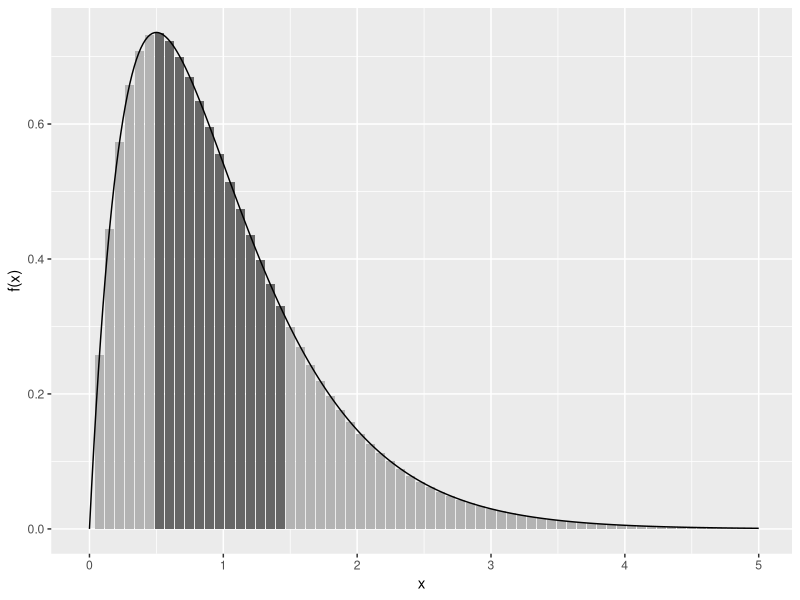
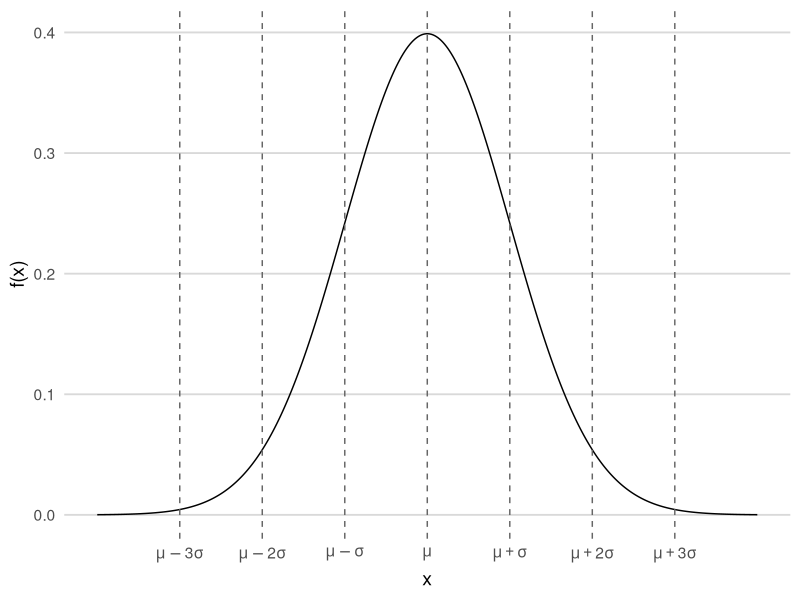
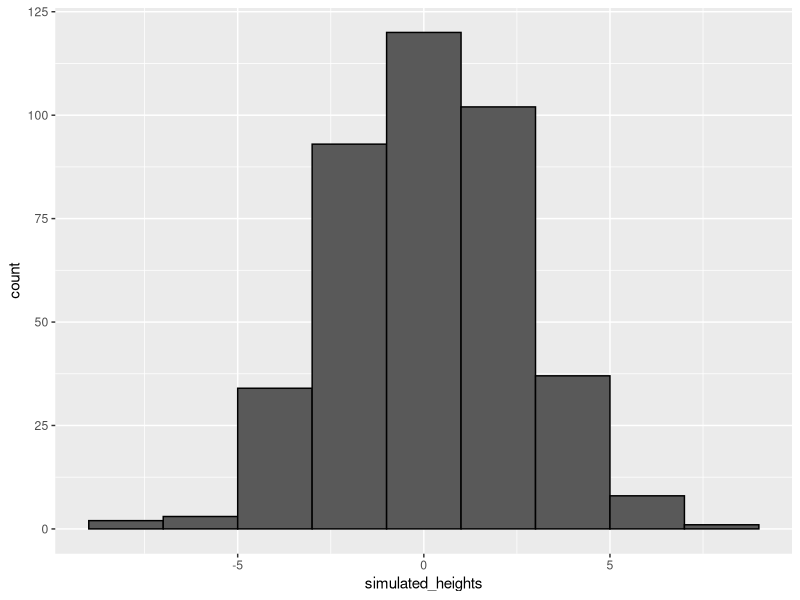
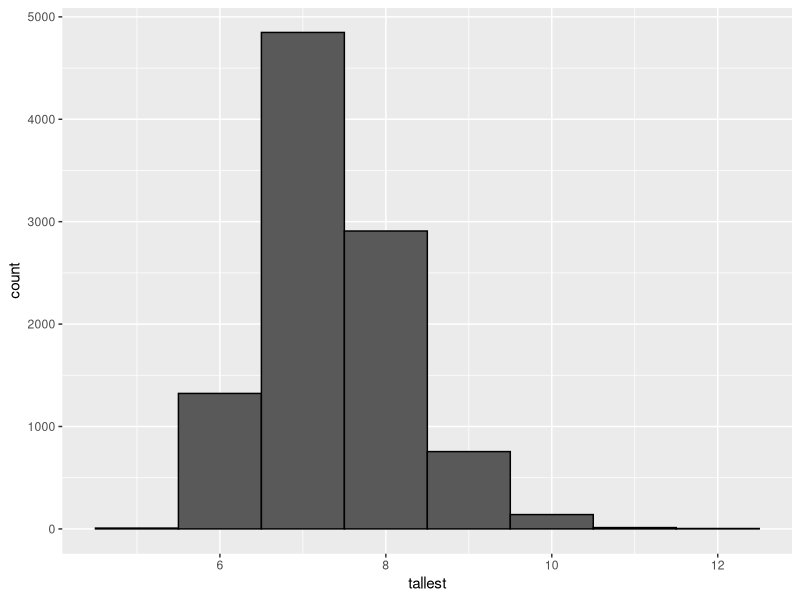

The R source for these figures, in order:
## ---- chunk 1
library(tidyverse)
library(dslabs)
x <- heights |> filter(sex == "Male") |> pull(height)
## ---- chunk 2
F <- function(a) mean(x <= a)
## ---- chunk 3
1 - F(70.5)
## ---- chunk 4
cont <- data.frame(x = seq(0, 5, len = 300))
cont$y <- dgamma(cont$x, 2, 2)
disc <- data.frame(x = seq(0, 5, 0.075))
disc$y <-  dgamma(disc$x, 2, 2)
disc$ab <- disc$x > 0.5 & disc$x < 1.5
ggplot(mapping = aes(x, y)) +
  geom_col(aes(fill = ab), data = disc, show.legend = FALSE) +
  geom_line(data = cont) +
  ylab("f(x)") + 
  scale_fill_manual(values = c("grey70", "grey40"))
## ---- chunk 5
#| echo: false

m <- 0
s <- 1

# Generate normal density
x <- seq(m - 4*s, m + 4*s, length.out = 400)
df <- data.frame(x = x, f = dnorm(x, mean = m, sd = s))

# Points of interest
marks <- c(m - 3*s, m - 2*s, m - s, m, m + s, m + 2*s, m + 3*s)
labels <- c(
  expression(mu - 3*sigma),
  expression(mu - 2*sigma),
  expression(mu - sigma),
  expression(mu),
  expression(mu + sigma),
  expression(mu + 2*sigma),
  expression(mu + 3*sigma)
)

# Plot
ggplot(df, aes(x, f)) +
  geom_line() +
  geom_vline(xintercept = marks, linetype = "dashed", color = "grey40") +
  scale_x_continuous(
    name = "x",
    breaks = marks,
    labels = labels
  ) +
  ylab("f(x)") +
  theme_minimal(base_size = 14) +
  theme(
    panel.grid.minor = element_blank(),
    panel.grid.major.y = element_line(color = "grey85"),
    panel.grid.major.x = element_blank()
  )

## ---- chunk 6
m <- mean(x)
s <- sd(x)
1 - pnorm(70.5, m, s)
## ---- chunk 7
mean(x < 70.5) - mean(x <= 69.5)
pnorm(70.5, m, s) - pnorm(69.5, m, s)
## ---- chunk 8
n <- length(x)
m <- mean(x)
s <- sd(x)
simulated_heights <- rnorm(n, m, s)
## ---- chunk 9
data.frame(simulated_heights = simulated_heights) |>
  ggplot(aes(simulated_heights)) + 
  geom_histogram(color = "black", binwidth = 2) 
## ---- chunk 10
tallest <- replicate(10000, max(rnorm(800, m, s)))
## ---- chunk 11
mean(tallest >= 7*12)
## ---- chunk 12
data.frame(tallest = tallest) |> ggplot(aes(tallest)) + 
  geom_histogram(color = "black", binwidth = 1) 
